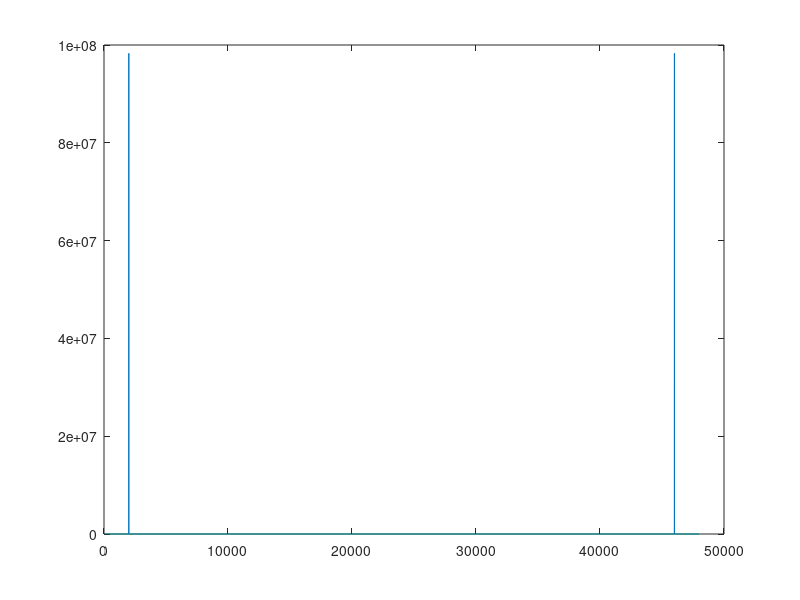
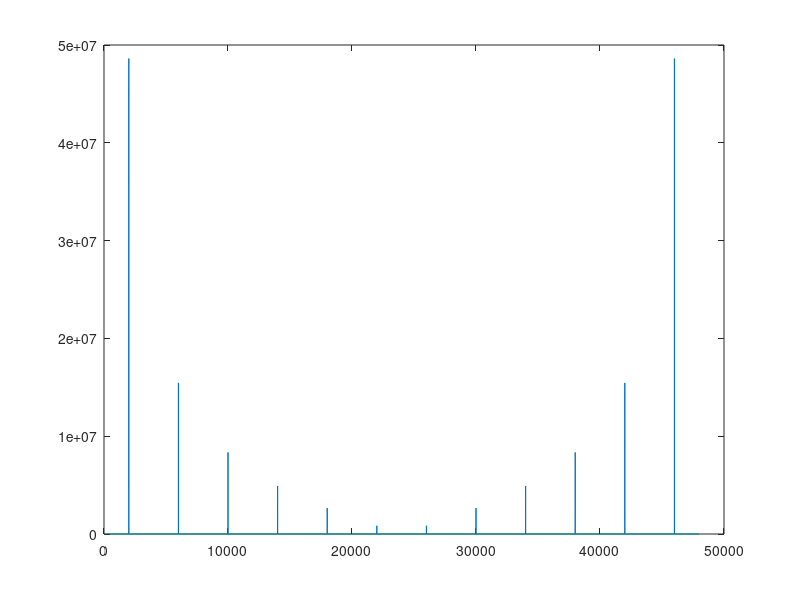

Here is the MATLAB script that generated these plots, in order: (Note: this script raises an error after producing the figures.)
%% Create input sound wave in samples

numPeriods = 2000;
numSamples = 48000;
numBits = 16;
amplitudeMax = 2^(numBits-1); % values can be negative too

amplitude = amplitudeMax/8;

% index vector
n = 1:numSamples;
index = n*(2*pi*numPeriods/numSamples);

% create input sinusoid
x = amplitude*sin(index);
x = round(x); % integer values

figure;
plot(abs(fft(x)))

% figure;
% plot(index, x)
% hold on

%% Obtain output sound wave

gainLin = 2;
thresh = 1600;

% amplify
yGain = x*gainLin;

% clip
yDist = yGain;
for i = 1:length(yDist)
    if abs(yDist(i)) > thresh
        yDist(i) = yDist(i)/abs(yDist(i))*thresh;
    end
end

figure;
plot((abs(fft(yDist))))

% plot(index, yDist)
% hold off
%% Convert and obtain file

% Convert integer values to hex (two's complement)
x_hex     = hex2charArray(x);
yDist_hex = hex2charArray(yDist);

% Print to .txt file
writeCharArrayToFile('input_data_dist.txt', x_hex);
writeCharArrayToFile('output_data_dist.txt', yDist_hex);

%% function for converting to file

function writeCharArrayToFile(filename, char_array)
    % Open the file for writing
    fileID = fopen(filename, 'w');
    
    % Check if the file was opened successfully
    if fileID == -1
        error('Error: Unable to open file for writing.');
    end
    
    % Print the char array to the file
    for i = 1:size(char_array, 1)
        fprintf(fileID, '%s\n', char_array(i,:));
    end
    
    % Close the file
    fclose(fileID);
    
    % Display a message indicating successful writing
    disp(['Char array has been written to ' filename]);
end

%% function for converting to hex char 2TC (two's complement)
function hex_char_array = hex2charArray(integer_array)
    % Convert the variable to hexadecimal
    hex_char_array = dec2hex(typecast(int16(integer_array), 'uint16'));
end